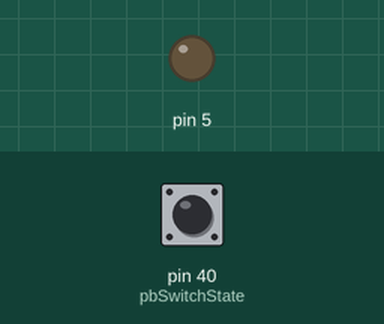
A program run on a simulated Raspberry Pi (header pin numbers). Shown: output pins drawn as LEDs (lit = HIGH). Dashed ring = blinking. Inputs (shaded band) come from the test bench; at power-on: pin 40 (pbSwitchState) LOW.

Above: at 1.2 s.
1.3 s: pin 40 (pbSwitchState) pulled HIGH for 0.15 s
At 1.55 s:
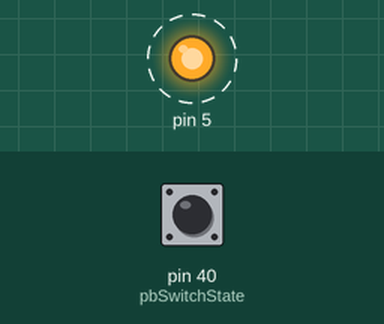
4.3 s: pin 40 (pbSwitchState) pulled HIGH for 3.2 s
At 9.2 s:
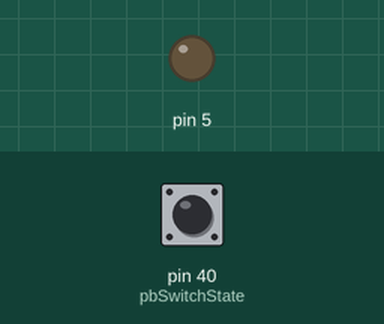
Timing chart, 0 to 10.7 s (numbered marks = the images above; inputs shaded):
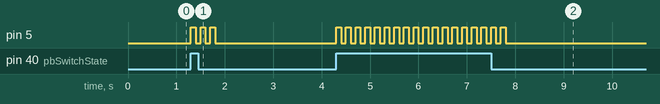

The program:

blinkLEDRaspberryPi.py
```python
import RPi.GPIO as GPIO
import time

GPIO.setwarnings(False)
GPIO.setmode(GPIO.BOARD)
GPIO.setup(5, GPIO.OUT)
GPIO.setup(40, GPIO.IN)

pbSwitchState = 0
while True:
    pbSwitchState = GPIO.input(40)
    if pbSwitchState == 1:
        for i in range(3):
            GPIO.output(5, 1)
            time.sleep(0.1)
            GPIO.output(5, 0)
            time.sleep(0.1)
```

Measured:
- after the input at 1.3 s, pin 5: alternates HIGH for 0.10 s and LOW for 0.10 s, 6 changes in all, then stays LOW, starting at once
- after the input at 4.3 s, pin 5: alternates HIGH for 0.10 s and LOW for 0.10 s, 36 changes in all, then stays LOW, starting at once
